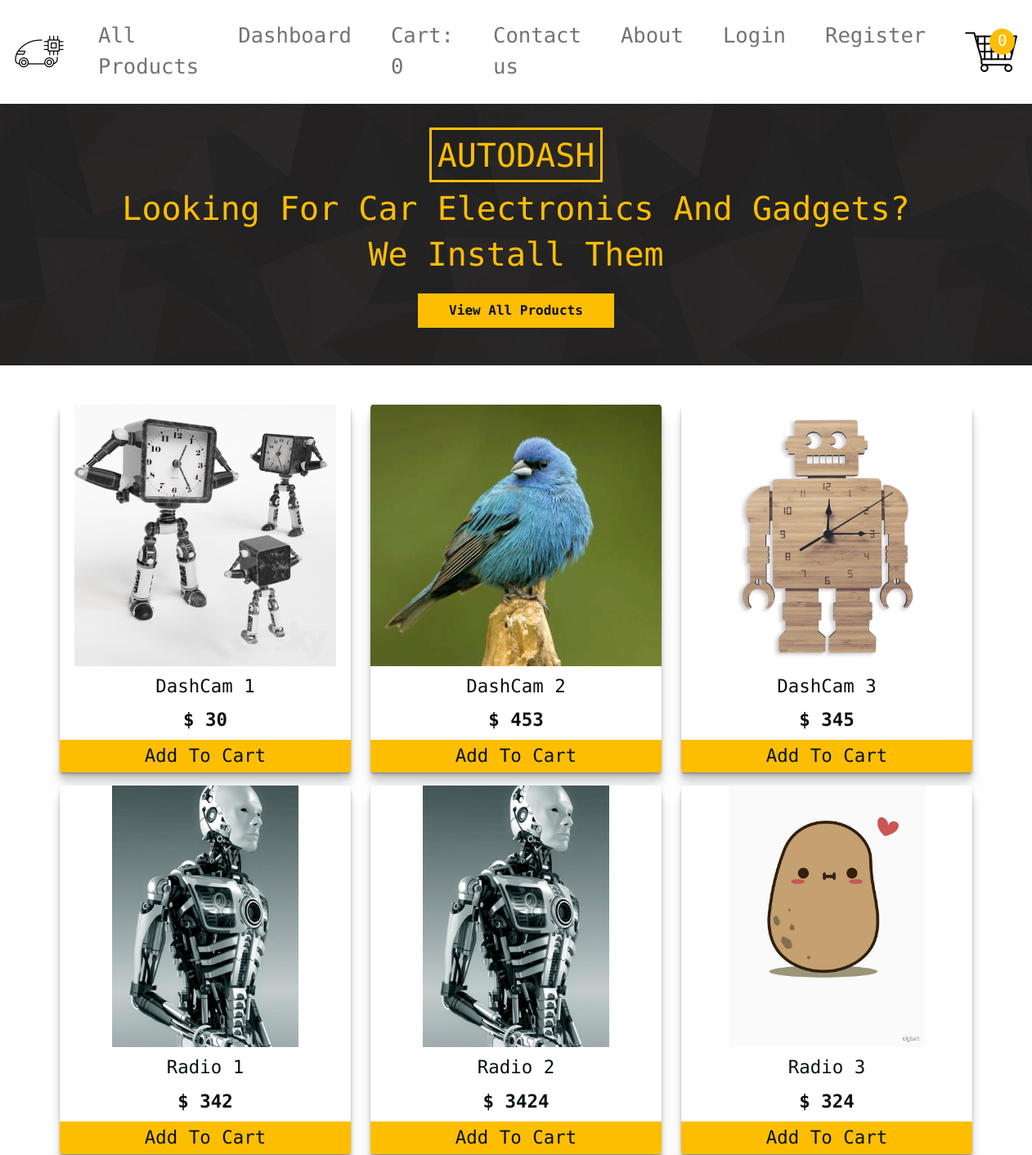
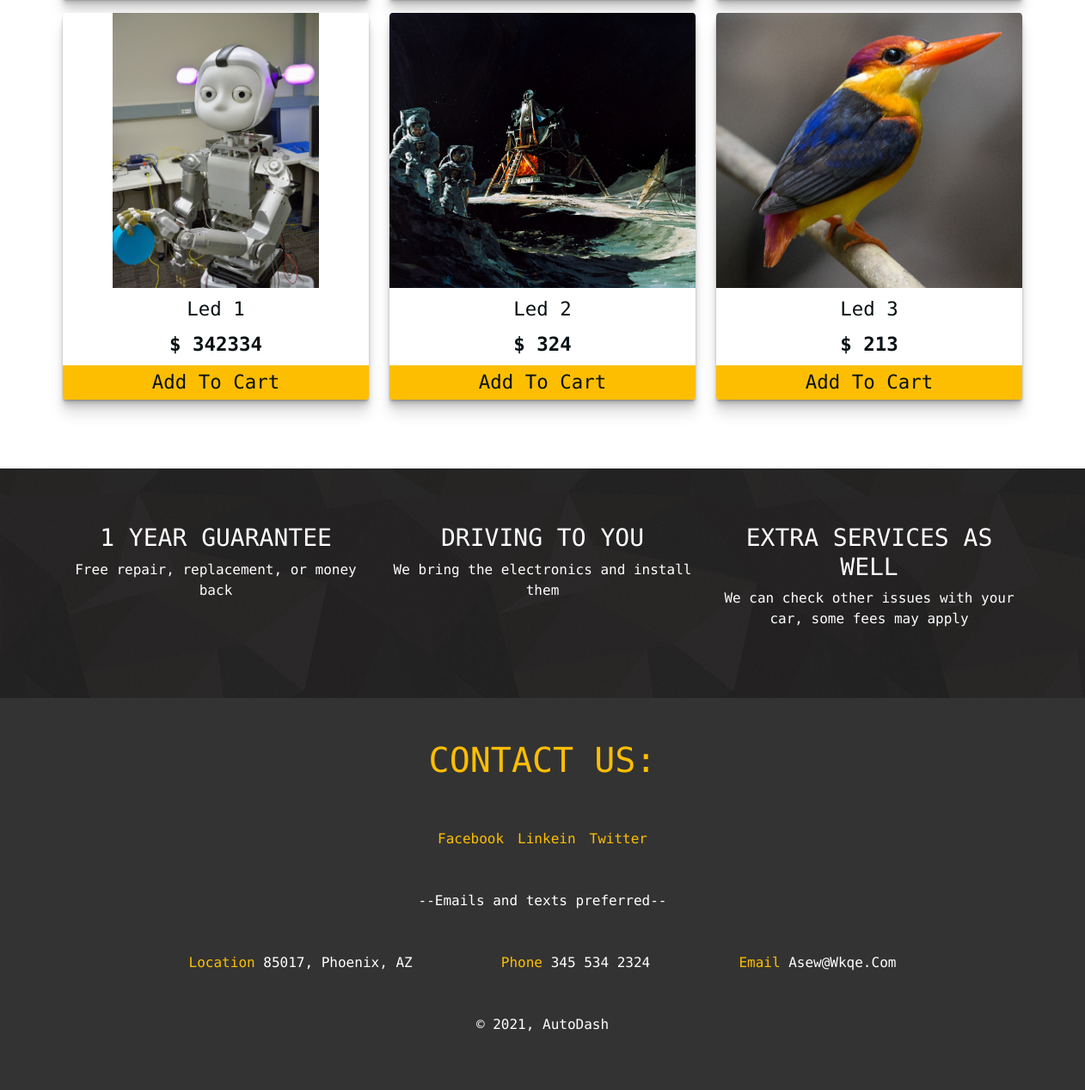
The page / on the database its author committed (2 pictures, top to bottom).
### store/models.py (models this page shows, shortened)
class Product(models.Model):
    product_name = models.CharField(max_length=200, unique=True)
    slug = models.SlugField(max_length=200, unique=True)
    description = models.TextField(max_length=1000, blank=True)
    price = models.IntegerField()
    images = models.ImageField(upload_to='photos/products')
    stock = models.IntegerField()
    is_available = models.BooleanField(default=True)
    category = models.ForeignKey(Category, on_delete=models.CASCADE)
    create_date = models.DateTimeField(auto_now_add=True)
    modified_date = models.DateTimeField(auto_now=True)
    def get_url(self):
        return reverse('product_detail', args=[self.category.slug, self.slug])

### ecomSite/views.py (the view)
# urls.py: 2. Add a URL to urlpatterns:  path('', views.home, name='home')
def home(request):
    products = Product.objects.all().filter(is_available=True)
    context = {
        'products': products,
    }
    return render(request, 'index/index.html', context=context)

### cart/context_processors.py (called while the page is built)
def counter(request):
    cart_count = 0
    if 'admin' in request.path:
        return {}
    else:
        try:
            cart = Cart.objects.filter(cart_id=_cart_id(request))
            if request.user.is_authenticated:
                cart_items = CartItem.objects.all().filter(user=request.user)
            else:
                cart_items = CartItem.objects.all().filter(cart=cart[:1])
            for cart_item in cart_items:
                cart_count += cart_item.quantity
        except Cart.DoesNotExist:
            cart_count = 0
    return dict(cart_count=cart_count)

### cart/views.py (called while the page is built)
def _cart_id(request):
    cart = request.session.session_key
    if not cart:
        cart = request.session.create()
    return cart

### category/context_processors.py (called while the page is built)
def menu_links(request):
    links = Category.objects.all()
    return dict(links=links)

### templates/index/index.html (shortened to what this page needs)
{% extends 'base/base.html' %}
{% block banner %}
		<div class="banner d-flex align-items-center justify-content-center pl-3 pl-lg-5 text-center">
			<div>
				 <h1 class="text-uppercase font-weight-bold text-yellow footer-title text-center d-inline-block">
                        AutoDash
				 </h1>
				<h1 class="text-capitalize text-yellow text-slanted ">Looking for car electronics and gadgets? </h1>
				<h1 class="text-capitalize text-yellow text-slanted ">We install them </h1>
				<a href="{% url 'store' %}" class="btn btn-yellow m-3">View All Products</a>
			</div>
		</div>
{% endblock %}
{% block content %}
<section class="featured py-5 mb-3">
		<div class="container">
			<div class="row">
{% for item in products %}
				<div class="col-10 mx-auto col-md-6 col-lg-4 ">
					<div class="featured-container  text-center">
                        <a href="{{ item.get_url }}">
						<img
							src="{{ item.images.url }}"
							class="product-image img-fluid"
							alt="product"
						/>
						<h6 class="product-name text-capitalize text-center my-2">{{ item.product_name }}</h6>
						<h6 class="product-price text-center">
							<span>$ {{ item.price }}</span>
						</h6>
                        </a>
						<a href="{% url 'add_to_cart' item.id %}" class="featured-store-link text-capitalize">
							Add to cart
						</a>
					</div>
				</div>
{% endfor %}
			</div>
		</div>
	</section>
{% endblock %}

### static/css/main.css (style rules this page uses)
:root { --mainYellow: #fdbe02; --mainWhite: #fff; --mainBlack: #071013; --mainGrey: #9b9999; --TransGrey: rgba(0, 0, 0, 0.1); }
body { color: var(--mainBlack); background: var(--mainWhite); font-family: 'Roboto Mono', monospace; }
.text-slanted { font-family: 'Roboto Mono', monospace; }
.text-yellow { color: var(--mainYellow); }
.btn-yellow { background: var(--mainYellow); text-transform: capitalize: font-size: 1.2rem; color: var(--mainBlack); border-radius: 0 !important; border: 0.2rem solid var(--mainYellow); font-weight: 900; width: 15rem; }
a { text-decoration: none; }
.banner { min-height: 40vh; background-position: center; background-attachment: fixed; background-color: #000000; background-image: url("/static/images/cubes.png"); }
.featured-container { background: var(--mainWhite); position: relative; overflow: hidden; border-radius: 1%; margin-bottom: 1rem; box-shadow: 0 1px 1px rgba(0,0,0,0.12), 0 2px 2px rgba(0,0,0,0.12), 0 4px 4px rgba(0,0,0,0.12), 0 8px 8px rgba(0,0,0,0.12), 0 16px 16px rgba(0,0,0,0.12); }
.product-image { height: 20rem; object-fit: cover; display: block; margin: 0 auto; }
.featured-store-link { background: var(--mainYellow); color: var(--mainBlack); padding: 0.2rem 0.4rem; display: flex; justify-content: center; font-size: 1.4rem; }
.product-name { background: var(--mainWhite); color: var(--mainBlack); padding: 0.2rem 0.4rem; justify-content: center; font-size: 1.4rem; }
.product-price { background: var(--mainWhite); color: var(--mainBlack); padding: 0.2rem 0.4rem; justify-content: center; font-weight: 900; font-size: 1.4rem; }
.footer-title { border: 0.2rem solid var(--mainYellow); padding: 0.4rem; }

### rows shown on the page
Product: images (picture), product_name "DashCam 1", price "30"
Product: images (picture), product_name "DashCam 2", price "453"
Product: images (picture), product_name "DashCam 3", price "345"
Product: images (picture), product_name "Radio 1", price "342"
Product: images (picture), product_name "Radio 2", price "3424"
Product: images (picture), product_name "Radio 3", price "324"
Product: images (picture), product_name "Led 1", price "342334"
Product: images (picture), product_name "Led 2", price "324"
Product: images (picture), product_name "Led 3", price "213"

### other values the page prints
{{ cart_count }} "0"
